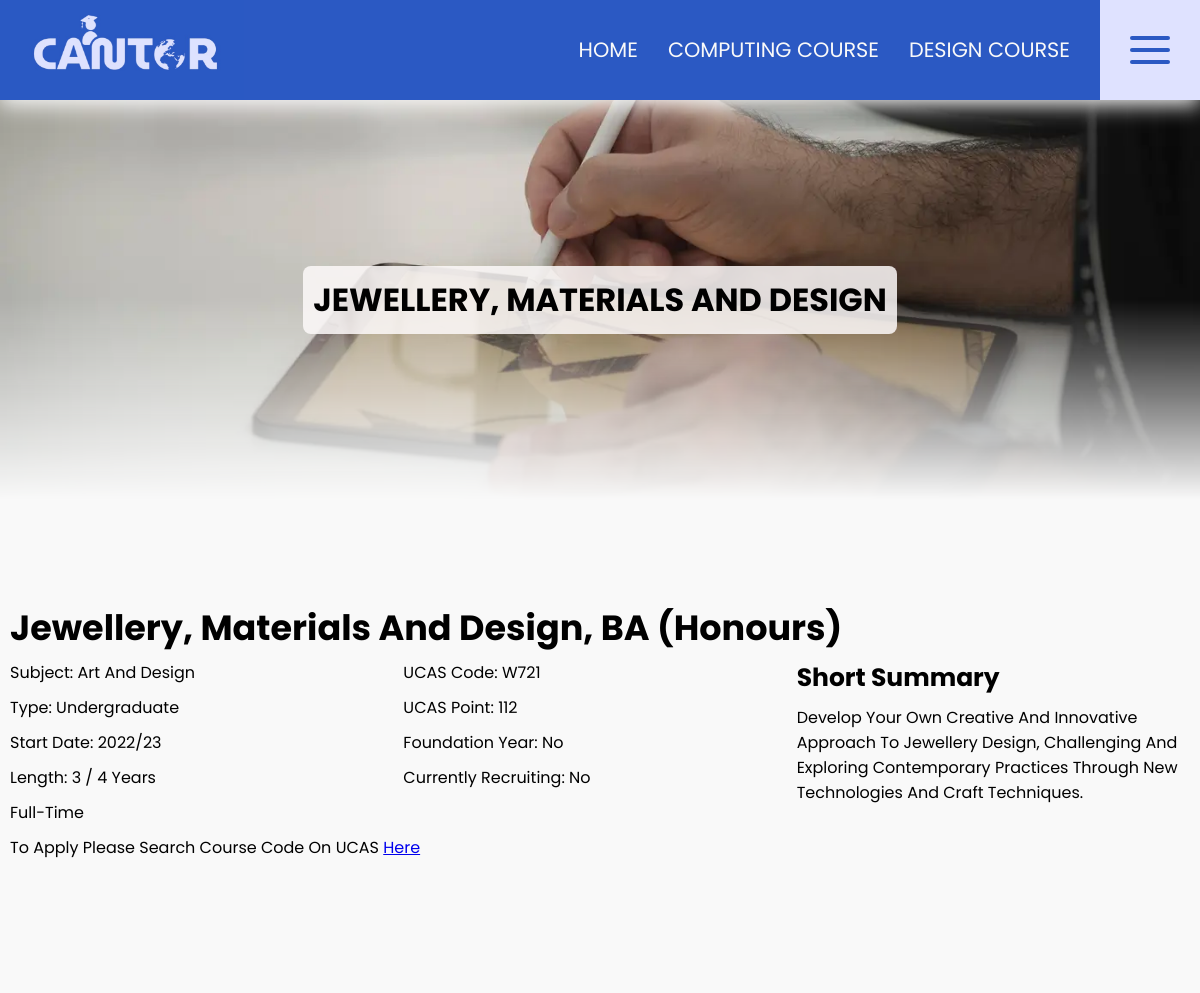
Page /website_code/detail-design.php?courseID=20 on the committed database.
### tables this page shows
CREATE TABLE `design` (
  `ID` int(3) NOT NULL,
  `Title` varchar(100) NOT NULL,
  `Type` varchar(20) NOT NULL,
  `Summary` varchar(255) NOT NULL,
  `AwardName` varchar(20) NOT NULL,
  `UCASCode` varchar(5) DEFAULT NULL,
  `UCASPoint` varchar(5) DEFAULT NULL,
  `Year` varchar(10) NOT NULL,
  `Attandance` varchar(15) NOT NULL,
  `Length` varchar(15) NOT NULL,
  `Foundation` varchar(5) NOT NULL,
  `Subject` varchar(20) NOT NULL,
  `Recruiting` varchar(5) NOT NULL,
  `IMGName` varchar(100) NOT NULL,
  `IMGAlt` varchar(255) NOT NULL
);

### website_code/detail-design.php (the view, shortened to what this page needs)
<?php
require_once('include/database.php');
$getCourseID = $_GET["courseID"];
$stmt = $mySQLI->prepare("SELECT * FROM design WHERE ID = ?");
$stmt->bind_param('i', $getCourseID);
$stmt->execute();
$result = $stmt->get_result();
$obj = $result->fetch_object();
?>
<!DOCTYPE html>
<html lang="en">
<head>
    <?php include("include/head.php") ?>
</head>
<body>
    <?php include("include/header.php") ?>
    <main id="detail">
        <div class="span-1 hero">
            <img src="<?= $obj->IMGName ?>" alt="<?= $obj->IMGAlt ?>">
            <h1>
                <?= $obj->Title ?>
            </h1>
        </div>
        <section class="span-1 grid">
            <h2 class="span-1">
                <?= $obj->Title ?>, <?= $obj->AwardName ?>
            </h2>
            <div class="span-3">
                <p>Subject: <?= $obj->Subject ?></p>
                <p>Type: <?= $obj->Type ?></p>
                <p>Start Date: <?= $obj->Year ?></p>
                <p>Length: <?= $obj->Length ?></p>
                <p>
                    <?= $obj->Attandance ?>
                </p>
            </div>
            <div class="span-3">
                <p>UCAS code: <?= $obj->UCASCode ?></p>
                <p>UCAS point: <?= $obj->UCASPoint ?></p>
                <p>Foundation year: <?= $obj->Foundation ?></p>
                <p>Currently recruiting: <?= $obj->Recruiting ?></p>
            </div>
            <div class="span-3">
                <h3>Short summary</h3>
                <p class="summary">
                    <?= $obj->Summary ?>
                </p>
            </div>
            <p class="span-1">To apply please search course code on UCAS <a href="https://www.ucas.com/">here</a></p>
        </section>
    </main>
</body>
</html>

### website_code/style/main.css (style rules this page uses)
* { padding: 0; margin: 0; box-sizing: border-box; }
:root { --white: #f9f9f9; --black: #0a0a0a; --purple: #2B59C3; --light-purple: #DFE2FF; --btn: #2B59C3; --btnHover: #194099; --font: 'Poppins', sans-serif; --transition: 500ms; }
body { font-family: var(--font); background: var(--white); }
main { padding-top: 100px; }
main, footer { display: grid; grid-template-columns: repeat(4, 1fr); gap: 0px 10px; width: clamp(200px, 100%, 1400px); margin: auto; }
.grid { display: grid; grid-template-columns: repeat(4, 1fr); }
.span-1, .span-2, .span-3 { grid-column: span 4; }
@media only screen and (min-width: 1000px) { main, footer, .grid { grid-template-columns: repeat(12, 1fr); } }
@media only screen and (min-width: 1000px) { .span-1 { grid-column: span 12; } }

### website_code/style/mobile.css (style rules this page uses)
h2 { font-size: 35px; line-height: 100%; text-transform: capitalize; margin: 10px 0px; }
h3 { font-size: 25px; line-height: 100%; text-transform: capitalize; margin: 10px 0px; }
p { text-transform: capitalize; }
.hero { display: flex; justify-content: center; align-items: center; height: 400px; width: 100%; }
.hero h1 { position: absolute; padding: 10px; margin: 10px; background-color: rgb(253, 249, 249, 0.85); border-radius: 8px; text-align: center; text-transform: uppercase; }
.hero img { height: inherit; width: inherit; object-fit: cover; -webkit-mask-image: linear-gradient(white 50%, transparent); mask-image: linear-gradient(white 50%, transparent); }
section { padding: 100px 10px; background-color: #ffffff; min-height: 400px; }
section:nth-child(even) { background-color: #f9f9f9; }
#detail p { padding: 5px 0px; }

### rows in the picture
design: IMGName (picture), Title "JEWELLERY, MATERIALS AND DESIGN", Title "Jewellery, Materials And Design", AwardName "BA (Honours)", Subject "Art And Design", Type "Undergraduate", Year "2022/23", Length "3 / 4 Years", Attandance "Full-Time", UCASCode "W721", UCASPoint "112", Foundation "No", Recruiting "No", Summary "Develop Your Own Creative And Innovative Approach To Jewellery Design, Challenging And Exploring Contemporary Practices Through New Technologies And Craft Techniques."
